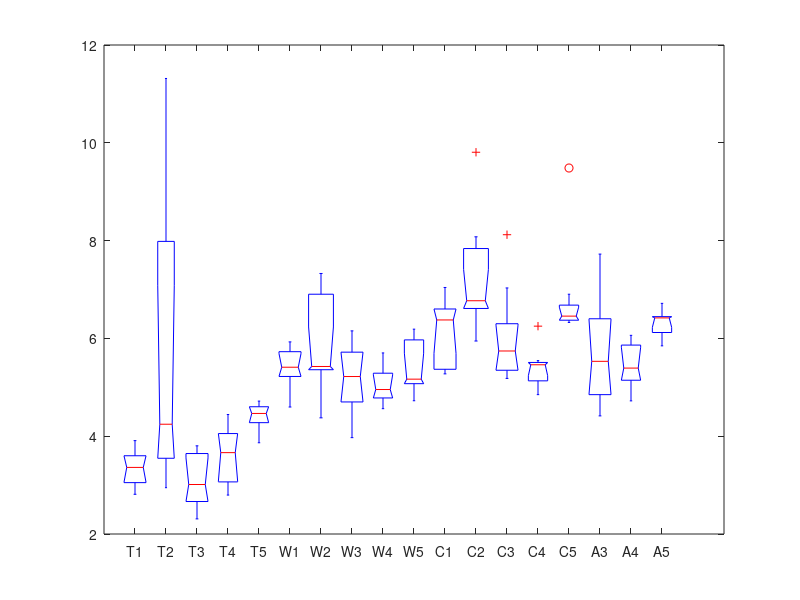
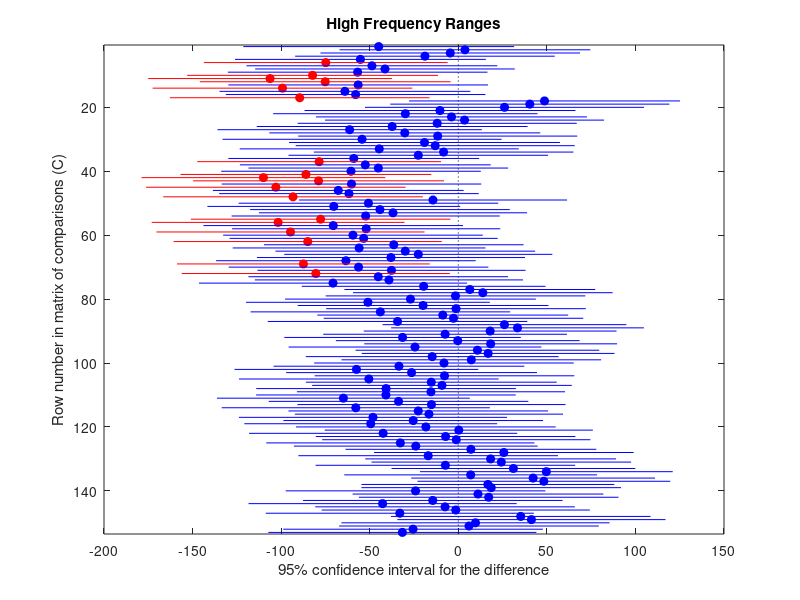

These figures' MATLAB source, in order: (Note: this script raises an error after producing the figures.)
%% I am editing this script in GitHub online to test the file for use in matlab

% Find Daily Range in SPL for each Deployment and Frequency Band

% using max in low frequency drastically increases the daily range - use
% quantile range to or min - 95 quantile to represent range in biological
% activity
% don't use min-max

close all
clear
load('daily_SPL.mat');

%% High Frequency Range
% 210 Rock 
%a = max(high_210d1,[],2); b = min(high_210d1,[],2); 
c = quantile(high_210d1,0.05,2); d = quantile(high_210d1,0.95,2);
rangeT1 = 10*log10(d)-10*log10(c); %Hmean_rangeT1 = mean(rangeT1);HSD_rangeT1 = std(rangeT1);

%a = max(high_210d2,[],2); b = min(high_210d2,[],2); 
c = quantile(high_210d2,0.05,2); d = quantile(high_210d2,0.95,2);
rangeT2 = 10*log10(d)-10*log10(c);% Hmean_rangeT2 = mean(rangeT2); HSD_rangeT2 = std(rangeT2);

% a =max(high_210d3,[],2); b = min(high_210d3,[],2); 
c = quantile(high_210d3,0.05,2); d = quantile(high_210d3,0.95,2);
rangeT3 = 10*log10(d)-10*log10(c);% Hmean_rangeT3 = mean(rangeT3);HSD_rangeT3 = std(rangeT3);

% a =max(high_210d4,[],2); b = min(high_210d4,[],2); 
c = quantile(high_210d4,0.05,2); d = quantile(high_210d4,0.95,2);
rangeT4 = 10*log10(d)-10*log10(c);% Hmean_rangeT4 = mean(rangeT4);HSD_rangeT4 = std(rangeT4);

% a =max(high_210d5,[],2); b = min(high_210d5,[],2); 
c = quantile(high_210d5,0.05,2); d = quantile(high_210d5,0.95,2);
rangeT5 = 10*log10(d)-10*log10(c);% Hmean_rangeT5 = mean(rangeT5);HSD_rangeT5 = std(rangeT5);

% West Rock
% a =max(high_westrd1,[],2); b = min(high_westrd1,[],2); 
c = quantile(high_westrd1,0.05,2); d = quantile(high_westrd1,0.95,2);
rangeW1 = 10*log10(d)-10*log10(c);% Hmean_rangeW1 = mean(rangeW1);HSD_rangeW1 = std(rangeW1);

% a =max(high_westrd2,[],2); b = min(high_westrd2,[],2); 
c = quantile(high_westrd2,0.05,2); d = quantile(high_westrd2,0.95,2);
rangeW2 = 10*log10(d)-10*log10(c);% Hmean_rangeW2 = mean(rangeW2);HSD_rangeW2 = std(rangeW2);

% a =max(high_westrd3,[],2); b = min(high_westrd3,[],2); 
c = quantile(high_westrd3,0.05,2); d = quantile(high_westrd3,0.95,2);
rangeW3 = 10*log10(d)-10*log10(c);% Hmean_rangeW3 = mean(rangeW3);HSD_rangeW3 = std(rangeW3);

% a =max(high_westrd4,[],2); b = min(high_westrd4,[],2); 
c = quantile(high_westrd4,0.05,2); d = quantile(high_westrd4,0.95,2);
rangeW4 = 10*log10(d)-10*log10(c);% Hmean_rangeW4 = mean(rangeW4);HSD_rangeW4 = std(rangeW4);

% a =max(high_westrd5,[],2); b = min(high_westrd5,[],2); 
c = quantile(high_westrd5,0.05,2); d = quantile(high_westrd5,0.95,2);
rangeW5 = 10*log10(d)-10*log10(c);% Hmean_rangeW5 = mean(rangeW5);HSD_rangeW5 = std(rangeW5);

% CSPAR
% a =max(high_cspard1,[],2); b = min(high_cspard1,[],2); 
c = quantile(high_cspard1,0.05,2); d = quantile(high_cspard1,0.95,2);
rangeC1 = 10*log10(d)-10*log10(c);% Hmean_rangeC1 = mean(rangeC1);HSD_rangeC1 = std(rangeC1);

% a =max(high_cspard2,[],2); b = min(high_cspard2,[],2); 
c = quantile(high_cspard2,0.05,2); d = quantile(high_cspard2,0.95,2);
rangeC2 = 10*log10(d)-10*log10(c);% Hmean_rangeC2 = mean(rangeC2);HSD_rangeC2 = std(rangeC2);

% a =max(high_cspard3,[],2); b = min(high_cspard3,[],2); 
c = quantile(high_cspard3,0.05,2); d = quantile(high_cspard3,0.95,2);
rangeC3 = 10*log10(d)-10*log10(c);% Hmean_rangeC3 = mean(rangeC3);HSD_rangeC3 = std(rangeC3);

% a =max(high_cspard4,[],2); b = min(high_cspard4,[],2); 
c = quantile(high_cspard4,0.05,2); d = quantile(high_cspard4,0.95,2);
rangeC4 = 10*log10(d)-10*log10(c);% Hmean_rangeC4 = mean(rangeC4);HSD_rangeC4 = std(rangeC4);

% a =max(high_cspard5,[],2); b = min(high_cspard5,[],2); 
c = quantile(high_cspard5,0.05,2); d = quantile(high_cspard5,0.95,2);
rangeC5 = 10*log10(d)-10*log10(c);% Hmean_rangeC5 = mean(rangeC5);HSD_rangeC5 = std(rangeC5);

% Aeolus
% a =max(high_aeolud3,[],2); b = min(high_aeolud3,[],2); 
c = quantile(high_aeolud3,0.05,2); d = quantile(high_aeolud3,0.95,2);
rangeA3 = 10*log10(d)-10*log10(c);% Hmean_rangeA3 = mean(rangeA3);HSD_rangeA3 = std(rangeA3);

% a =max(high_aeolud4,[],2); b = min(high_aeolud4,[],2); 
c = quantile(high_aeolud4,0.05,2); d = quantile(high_aeolud4,0.95,2);
rangeA4 = 10*log10(d)-10*log10(c);% Hmean_rangeA4 = mean(rangeA4);HSD_rangeA4 = std(rangeA4);

% a =max(high_aeolud5,[],2); b = min(high_aeolud5,[],2); 
c = quantile(high_aeolud5,0.05,2); d = quantile(high_aeolud5,0.95,2);
rangeA5 = 10*log10(d)-10*log10(c);% Hmean_rangeA5 = mean(rangeA5);HSD_rangeA5 = std(rangeA5);

% Make matrices the same size and test for normality only 1/18 not normal
rangeT1H = cat(1,rangeT1,NaN); %adtest(rangeT1H(:)) 
rangeT2H = cat(1,rangeT2,NaN,NaN,NaN);%adtest(rangeT2H(:))
rangeT3H = cat(1,rangeT3,NaN);%adtest(rangeT3H(:))
rangeT4H = cat(1,rangeT4,NaN,NaN);%adtest(rangeT4H(:))
rangeT5H = cat(1,rangeT5,NaN,NaN);%adtest(rangeT5H(:))
rangeW1H = cat(1,rangeW1,NaN);%adtest(rangeW1H(:))
rangeW3H = cat(1,rangeW3,NaN);%adtest(rangeW3H(:))
rangeW4H = cat(1,rangeW4,NaN,NaN);%adtest(rangeW4H(:))
rangeW5H = cat(1,rangeW5,NaN,NaN);%adtest(rangeW5H(:))
rangeC1H = cat(1,rangeC1,NaN);%adtest(rangeC1H(:))
rangeC3H = cat(1,rangeC3,NaN);%adtest(rangeC3H(:))
rangeC4H = cat(1,rangeC4,NaN,NaN);%adtest(rangeC4H(:))
rangeC5H = cat(1,rangeC5,NaN,NaN);%adtest(rangeC5H(:)) %not normal
rangeA3H = cat(1,rangeA3,NaN);%adtest(rangeA3H(:))
rangeA4H = cat(1,rangeA4,NaN,NaN);%adtest(rangeA4H(:))
rangeA5H = cat(1,rangeA5,NaN,NaN);%adtest(rangeA5H(:))
%adtest(rangeW2(:))
%adtest(rangeC2(:))
 
%%%%%%%%%%%%%%%%%%%%%%%%%%%%
% 210RK and CSPAR all - not normal
range_T_all = [rangeT1H rangeT2H rangeT3H rangeT4H rangeT5H]; %adtest(range_T_all(:))
range_W_all = [rangeW1H rangeW2 rangeW3H rangeW4H rangeW5H]; %adtest(range_W_all(:))
range_C_all = [rangeC1H rangeC2 rangeC3H rangeC4H rangeC5H]; %adtest(range_C_all(:))
range_A_all = [rangeA3H rangeA4H rangeA5H]; %adtest(range_A_all(:))

%%%%%%%%%%%%%%%%%%%%%%%%%%%%
% comparing all sites and seasons rather than averages across sites 
range_high_all = [range_T_all range_W_all range_C_all range_A_all];
deploys_all = {'T1','T2','T3','T4','T5','W1','W2','W3','W4','W5','C1','C2','C3','C4','C5','A3','A4','A5',};
[~,~,stats] = kruskalwallis(range_high_all,deploys_all);multcompare(stats,'ctype','bonferroni');title('High Frequency Ranges');
[~,~,stats] = anova(range_high_all,deploys_all);multcompare(stats,'ctype','bonferroni');title('High Frequency Ranges');

range_all = [range_W_all range_C_all range_A_all];
mean_range_high = nanmean(range_all(:));
sd_range_high = nanstd(range_all(:));

mean_range_T_high = nanmean(range_T_all(:));
sd_range_T_high = nanstd(range_T_all(:));

%%%%%%%%%%%%%%%%%%%%%%%
deploys = {'1','2','3','4','5'};
A_deploys = {'3','4','5'};

% Kruskal Wallis Test with Bonferroni correction
[~,~,stats] = kruskalwallis(range_T_all,deploys);multcompare(stats,'ctype','bonferroni'); title('210RK High Frequency Daily Range');
[~,~,stats] = kruskalwallis(range_W_all,deploys);multcompare(stats,'ctype','bonferroni'); title('WESTR High Frequency Daily Range');
[~,~,stats] = kruskalwallis(range_C_all,deploys);multcompare(stats,'ctype','bonferroni'); title('CSPAR High Frequency Daily Range');
[~,~,stats] = kruskalwallis(range_A_all,A_deploys);multcompare(stats,'ctype','bonferroni'); title('AEOLU High Frequency Daily Range');
        % CSPAR is technically sig. dif. between D2 and D4

% reporting mean range +/- SD for each site
range_210RK_h = nanmean(range_T_all(:));sd_210RK_h = nanstd(range_T_all(:));
range_westr_h = nanmean(range_W_all(:));sd_westr_h = nanstd(range_W_all(:));
range_cspar_h = nanmean(range_C_all(:));sd_cspar_h = nanstd(range_C_all(:));
range_aeolu_h = nanmean(range_A_all(:));sd_aeolu_h = nanstd(range_A_all(:));

%%%%%%%%%%%%%%%%%%%%
high_range_all = [range_T_all(:) range_W_all(:) range_C_all(:) cat(1,range_A_all(:),nan(18,1))];
sites = {'T','W','C','A'};
[~,~,stats] = kruskalwallis(high_range_all,sites);multcompare(stats,'ctype','bonferroni');title('Mean SPL daily range - all deploys');     % 210RK has sig. lower daily range than other sites


%% Low Frequency  - overwrites variables from high frequency
% a =max(low_210d1,[],2); b = min(low_210d1,[],2); 
c = quantile(low_210d1,0.05,2); d = quantile(low_210d1,0.95,2);
rangeT1L = 10*log10(d)-10*log10(c);% Hmean_rangeT1 = mean(rangeT1L);HSD_rangeT1 = std(rangeT1L);

% a =max(low_210d2,[],2); b = min(low_210d2,[],2);
c = quantile(low_210d2,0.05,2); d = quantile(low_210d2,0.95,2);
rangeT2L = 10*log10(d)-10*log10(c);% Hmean_rangeT2 = mean(rangeT2L); HSD_rangeT2 = std(rangeT2L);

% a =max(low_210d3,[],2); b = min(low_210d3,[],2); 
c = quantile(low_210d3,0.05,2); d = quantile(low_210d3,0.95,2);
rangeT3L = 10*log10(d)-10*log10(c);% Hmean_rangeT3 = mean(rangeT3L);HSD_rangeT3 = std(rangeT3L);

% a =max(low_210d4,[],2); b = min(low_210d4,[],2); 
c = quantile(low_210d4,0.05,2); d = quantile(low_210d4,0.95,2);
rangeT4L = 10*log10(d)-10*log10(c);% Hmean_rangeT4 = mean(rangeT4L);HSD_rangeT4 = std(rangeT4L);

% a =max(low_210d5,[],2); b = min(low_210d5,[],2); 
c = quantile(low_210d5,0.05,2); d = quantile(low_210d5,0.95,2);
rangeT5L = 10*log10(d)-10*log10(c);% Hmean_rangeT5 = mean(rangeT5L);HSD_rangeT5 = std(rangeT5L);

% West Rock
% a =max(low_westrd1,[],2); b = min(low_westrd1,[],2); 
c = quantile(low_westrd1,0.05,2); d = quantile(low_westrd1,0.95,2);
rangeW1L = 10*log10(d)-10*log10(c);% Hmean_rangeW1 = mean(rangeW1L);HSD_rangeW1 = std(rangeW1L);

% a =max(low_westrd2,[],2); b = min(low_westrd2,[],2); 
c = quantile(low_westrd2,0.05,2); d = quantile(low_westrd2,0.95,2);
rangeW2L = 10*log10(d)-10*log10(c);% Hmean_rangeW2 = mean(rangeW2L);HSD_rangeW2 = std(rangeW2L);

% a =max(low_westrd3,[],2); b = min(low_westrd3,[],2);
c = quantile(low_westrd3,0.05,2); d = quantile(low_westrd3,0.95,2);
rangeW3L = 10*log10(d)-10*log10(c);% Hmean_rangeW3 = mean(rangeW3L);HSD_rangeW3 = std(rangeW3L);

% a =max(low_westrd4,[],2); b = min(low_westrd4,[],2); 
c = quantile(low_westrd4,0.05,2); d = quantile(low_westrd4,0.95,2);
rangeW4L = 10*log10(d)-10*log10(c);% Hmean_rangeW4 = mean(rangeW4L);HSD_rangeW4 = std(rangeW4L);

% a =max(low_westrd5,[],2); b = min(low_westrd5,[],2); 
c = quantile(low_westrd5,0.05,2); d = quantile(low_westrd5,0.95,2);
rangeW5L = 10*log10(d)-10*log10(c);% Hmean_rangeW5 = mean(rangeW5L);HSD_rangeW5 = std(rangeW5L);

% CSPAR
% a =max(low_cspard1,[],2); b = min(low_cspard1,[],2); 
c = quantile(low_cspard1,0.05,2); d = quantile(low_cspard1,0.95,2);
rangeC1L = 10*log10(d)-10*log10(c);% Hmean_rangeC1 = mean(rangeC1L);HSD_rangeC1 = std(rangeC1L);

% a =max(low_cspard2,[],2); b = min(low_cspard2,[],2);
c = quantile(low_cspard2,0.05,2); d = quantile(low_cspard2,0.95,2);
rangeC2L = 10*log10(d)-10*log10(c);% Hmean_rangeC2 = mean(rangeC2L);HSD_rangeC2 = std(rangeC2L);

% a =max(low_cspard3,[],2); b = min(low_cspard3,[],2); 
c = quantile(low_cspard3,0.05,2); d = quantile(low_cspard3,0.95,2);
rangeC3L = 10*log10(d)-10*log10(c);% Hmean_rangeC3 = mean(rangeC3L);HSD_rangeC3 = std(rangeC3L);

% a =max(low_cspard4,[],2); b = min(low_cspard4,[],2);
c = quantile(low_cspard4,0.05,2); d = quantile(low_cspard4,0.95,2);
rangeC4L = 10*log10(d)-10*log10(c);% Hmean_rangeC4 = mean(rangeC4L);HSD_rangeC4 = std(rangeC4L);

% a =max(low_cspard5,[],2); b = min(low_cspard5,[],2); 
c = quantile(low_cspard5,0.05,2); d = quantile(low_cspard5,0.95,2);
rangeC5L = 10*log10(d)-10*log10(c);% Hmean_rangeC5 = mean(rangeC5L);HSD_rangeC5 = std(rangeC5L);

% Aeolus
% a =max(low_aeolud3,[],2); b = min(low_aeolud3,[],2); 
c = quantile(low_aeolud3,0.05,2); d = quantile(low_aeolud3,0.95,2);
rangeA3L = 10*log10(d)-10*log10(c);% Hmean_rangeA3 = mean(rangeA3L);HSD_rangeA3 = std(rangeA3L);

% a =max(low_aeolud4,[],2); b = min(low_aeolud4,[],2);
c = quantile(low_aeolud4,0.05,2); d = quantile(low_aeolud4,0.95,2);
rangeA4L = 10*log10(d)-10*log10(c);% Hmean_rangeA4 = mean(rangeA4L);HSD_rangeA4 = std(rangeA4L);

% a =max(low_aeolud5,[],2); b = min(low_aeolud5,[],2); 
c = quantile(low_aeolud5,0.05,2); d = quantile(low_aeolud5,0.95,2);
rangeA5L = 10*log10(d)-10*log10(c); % Hmean_rangeA5 = mean(rangeA5L);HSD_rangeA5 = std(rangeA5L);

% Make matrices the same size and test for normality (only 1/18 not normal)
rangeT1_l = cat(1,rangeT1L,NaN); %adtest(rangeT1_l(:)) % not normal
rangeT2_l = cat(1,rangeT2L,NaN,NaN,NaN);%adtest(rangeT2_l(:))
rangeT3_l = cat(1,rangeT3L,NaN);%adtest(rangeT3_l(:))
rangeT4_l = cat(1,rangeT4L,NaN,NaN);%adtest(rangeT4_l(:))
rangeT5_l = cat(1,rangeT5L,NaN,NaN);%adtest(rangeT5_l(:))
rangeW1_l = cat(1,rangeW1L,NaN);%adtest(rangeW1_l(:))
rangeW3_l = cat(1,rangeW3L,NaN);%adtest(rangeW3_l(:))
rangeW4_l = cat(1,rangeW4L,NaN,NaN);%adtest(rangeW4_l(:))
rangeW5_l = cat(1,rangeW5L,NaN,NaN);%adtest(rangeW5_l(:))
rangeC1_l = cat(1,rangeC1L,NaN);%adtest(rangeC1_l(:))
rangeC3_l = cat(1,rangeC3L,NaN);%adtest(rangeC3_l(:))
rangeC4_l = cat(1,rangeC4L,NaN,NaN);%adtest(rangeC4_l(:))
rangeC5_l = cat(1,rangeC5L,NaN,NaN);%adtest(rangeC5_l(:)) 
rangeA3_l = cat(1,rangeA3L,NaN);%adtest(rangeA3_l(:))
rangeA4_l = cat(1,rangeA4L,NaN,NaN);%adtest(rangeA4_l(:))
rangeA5_l = cat(1,rangeA5L,NaN,NaN);%adtest(rangeA5_l(:))
%adtest(rangeW2L(:))
%adtest(rangeC2L(:))

% 210RK all not normal
range_T_all_l = [rangeT1_l rangeT2_l rangeT3_l rangeT4_l rangeT5_l]; %adtest(range_T_all_l(:)) % not normal
range_W_all_l = [rangeW1_l rangeW2L rangeW3_l rangeW4_l rangeW5_l]; %adtest(range_W_all_l(:))
range_C_all_l = [rangeC1_l rangeC2L rangeC3_l rangeC4_l rangeC5_l]; %adtest(range_C_all_l(:))
range_A_all_l = [rangeA3_l rangeA4_l rangeA5_l]; %adtest(range_A_all_l(:))

% Combined site and season comparisons
range_TWA_all = [range_T_all_l range_W_all_l range_C_all_l range_A_all_l];
deploys_all = {'T1','T2','T3','T4','T5','W1','W2','W3','W4','W5','C1','C2','C3','C4','C5','A3','A4','A5',};
[~,~,stats] = kruskalwallis(range_TWA_all,deploys_all);multcompare(stats,'ctype','bonferroni');title('Low Frequency Ranges');
[~,~,stats] = anova(range_TWA_all,deploys_all);multcompare(stats,'ctype','bonferroni');title('Low Frequency Ranges');


range_all_low = [range_T_all_l range_W_all_l range_C_all_l range_A_all_l];
mean_range_low = nanmean(range_all_low(:));
sd_range_low = nanstd(range_all_low(:));

deploys = {'1','2','3','4','5'};
A_deploys = {'3','4','5'};

% Kruskal Wallis Test with Bonferroni correction 
[~,~,stats] = kruskalwallis(range_T_all_l,deploys);multcompare(stats,'ctype','bonferroni'); title('210RK low Frequency Daily Range');
[~,~,stats] = kruskalwallis(range_W_all_l,deploys);multcompare(stats,'ctype','bonferroni'); title('WESTR low Frequency Daily Range');
[~,~,stats] = kruskalwallis(range_C_all_l,deploys);multcompare(stats,'ctype','bonferroni'); title('CSPAR low Frequency Daily Range');
[~,~,stats] = kruskalwallis(range_A_all_l,A_deploys);multcompare(stats,'ctype','bonferroni'); title('AEOLU low Frequency Daily Range');
% CSPAR D4 and 5 are different

% ANOVA also not significantly different
[~,~,stats] = anova1(range_T_all_l,deploys);multcompare(stats); title('210RK low Frequency Daily Range');
[~,~,stats] = anova1(range_W_all_l,deploys);multcompare(stats); title('WESTR low Frequency Daily Range');
[~,~,stats] = anova1(range_C_all_l,deploys);multcompare(stats); title('CSPAR low Frequency Daily Range');
[~,~,stats] = anova1(range_A_all_l,A_deploys);multcompare(stats); title('AEOLU low Frequency Daily Range');

% reporting mean range +/- SD for each site
range_210RK_l = nanmean(range_T_all_l(:));sd_210RK_l = nanstd(range_T_all_l(:));
range_westr_l = nanmean(range_W_all_l(:));sd_westr_l = nanstd(range_W_all_l(:));
range_cspar_l = nanmean(range_C_all_l(:));sd_cspar_l = nanstd(range_C_all_l(:));
range_aeolu_l = nanmean(range_A_all_l(:));sd_aeolu_l = nanstd(range_A_all_l(:));

low_range_all = [range_T_all_l(:) range_W_all_l(:) range_C_all_l(:) cat(1,range_A_all_l(:),nan(18,1))];
sites = {'T','W','C','A'};
[~,~,stats] = anova1(low_range_all,sites);multcompare(stats,'ctype','bonferroni');title('Mean SPL daily range - all deploys'); 

low_range_TWA = [range_T_all_l(:) range_W_all_l(:) cat(1,range_A_all_l(:),nan(18,1))];
nanmean(low_range_TWA(:)); nanstd(low_range_TWA(:));
